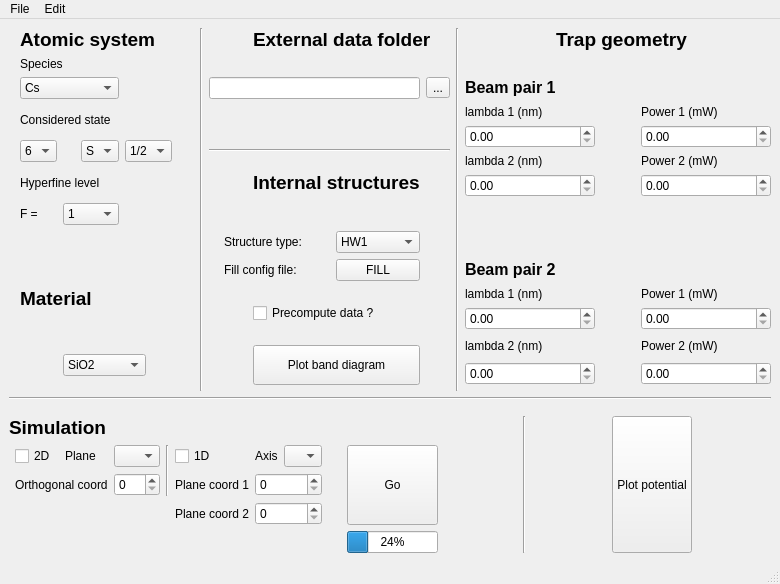
<?xml version="1.0" encoding="UTF-8"?>
<ui version="4.0">
 <class>MainWindow</class>
 <widget class="QMainWindow" name="MainWindow">
  <property name="windowModality">
   <enum>Qt::NonModal</enum>
  </property>
  <property name="enabled">
   <bool>true</bool>
  </property>
  <property name="geometry">
   <rect>
    <x>0</x>
    <y>0</y>
    <width>780</width>
    <height>576</height>
   </rect>
  </property>
  <property name="sizePolicy">
   <sizepolicy hsizetype="Preferred" vsizetype="Preferred">
    <horstretch>0</horstretch>
    <verstretch>0</verstretch>
   </sizepolicy>
  </property>
  <property name="windowTitle">
   <string>NanoTrap.py</string>
  </property>
  <widget class="QWidget" name="centralwidget">
   <layout class="QGridLayout" name="gridLayout_8">
    <item row="1" column="0">
     <layout class="QVBoxLayout" name="verticalLayout_2">
      <item>
       <widget class="Line" name="line">
        <property name="orientation">
         <enum>Qt::Horizontal</enum>
        </property>
       </widget>
      </item>
      <item>
       <spacer name="verticalSpacer_3">
        <property name="orientation">
         <enum>Qt::Vertical</enum>
        </property>
        <property name="sizeType">
         <enum>QSizePolicy::Minimum</enum>
        </property>
        <property name="sizeHint" stdset="0">
         <size>
          <width>20</width>
          <height>10</height>
         </size>
        </property>
       </spacer>
      </item>
      <item>
       <layout class="QHBoxLayout" name="horizontalLayout">
        <item>
         <layout class="QGridLayout" name="gridLayout_7">
          <item row="0" column="0" colspan="4">
           <widget class="QLabel" name="label_17">
            <property name="text">
             <string>&lt;html&gt;&lt;head/&gt;&lt;body&gt;&lt;p&gt;&lt;span style=&quot; font-size:14pt; font-weight:600;&quot;&gt;Simulation&lt;/span&gt;&lt;/p&gt;&lt;/body&gt;&lt;/html&gt;</string>
            </property>
           </widget>
          </item>
          <item row="1" column="3">
           <widget class="QPushButton" name="simulateButton">
            <property name="sizePolicy">
             <sizepolicy hsizetype="Expanding" vsizetype="Preferred">
              <horstretch>0</horstretch>
              <verstretch>0</verstretch>
             </sizepolicy>
            </property>
            <property name="text">
             <string>Go</string>
            </property>
           </widget>
          </item>
          <item row="1" column="1">
           <layout class="QGridLayout" name="gridLayout_6">
            <item row="0" column="2">
             <widget class="QComboBox" name="planeBox">
              <item>
               <property name="text">
                <string/>
               </property>
              </item>
              <item>
               <property name="text">
                <string>XY</string>
               </property>
              </item>
              <item>
               <property name="text">
                <string>YZ</string>
               </property>
              </item>
              <item>
               <property name="text">
                <string>ZX</string>
               </property>
              </item>
             </widget>
            </item>
            <item row="0" column="1">
             <widget class="QLabel" name="label_19">
              <property name="text">
               <string>Plane</string>
              </property>
             </widget>
            </item>
            <item row="0" column="3" rowspan="2">
             <widget class="Line" name="line_6">
              <property name="orientation">
               <enum>Qt::Vertical</enum>
              </property>
             </widget>
            </item>
            <item row="1" column="4">
             <widget class="QLabel" name="label_26">
              <property name="text">
               <string>Plane coord 1</string>
              </property>
             </widget>
            </item>
            <item row="0" column="6">
             <widget class="QComboBox" name="axisBox">
              <item>
               <property name="text">
                <string/>
               </property>
              </item>
              <item>
               <property name="text">
                <string>X</string>
               </property>
              </item>
              <item>
               <property name="text">
                <string>Y</string>
               </property>
              </item>
              <item>
               <property name="text">
                <string>Z</string>
               </property>
              </item>
             </widget>
            </item>
            <item row="0" column="4">
             <widget class="QCheckBox" name="Button1D">
              <property name="text">
               <string>1D</string>
              </property>
             </widget>
            </item>
            <item row="0" column="5">
             <widget class="QLabel" name="label_20">
              <property name="text">
               <string>Axis</string>
              </property>
             </widget>
            </item>
            <item row="0" column="0">
             <widget class="QCheckBox" name="Button2D">
              <property name="text">
               <string>2D</string>
              </property>
             </widget>
            </item>
            <item row="2" column="4">
             <widget class="QLabel" name="label_27">
              <property name="text">
               <string>Plane coord 2</string>
              </property>
             </widget>
            </item>
            <item row="1" column="5" colspan="2">
             <widget class="QSpinBox" name="coord1Box"/>
            </item>
            <item row="2" column="5" colspan="2">
             <widget class="QSpinBox" name="coord2Box"/>
            </item>
            <item row="1" column="2">
             <widget class="QSpinBox" name="orthCoord2DBox"/>
            </item>
            <item row="1" column="0" colspan="2">
             <widget class="QLabel" name="label_18">
              <property name="text">
               <string>Orthogonal coord</string>
              </property>
             </widget>
            </item>
           </layout>
          </item>
          <item row="1" column="2">
           <spacer name="horizontalSpacer_18">
            <property name="orientation">
             <enum>Qt::Horizontal</enum>
            </property>
            <property name="sizeHint" stdset="0">
             <size>
              <width>13</width>
              <height>20</height>
             </size>
            </property>
           </spacer>
          </item>
          <item row="2" column="3">
           <widget class="QProgressBar" name="progressBar">
            <property name="value">
             <number>24</number>
            </property>
           </widget>
          </item>
         </layout>
        </item>
        <item>
         <spacer name="horizontalSpacer_19">
          <property name="orientation">
           <enum>Qt::Horizontal</enum>
          </property>
          <property name="sizeHint" stdset="0">
           <size>
            <width>40</width>
            <height>20</height>
           </size>
          </property>
         </spacer>
        </item>
        <item>
         <widget class="Line" name="line_5">
          <property name="orientation">
           <enum>Qt::Vertical</enum>
          </property>
         </widget>
        </item>
        <item>
         <spacer name="horizontalSpacer_20">
          <property name="orientation">
           <enum>Qt::Horizontal</enum>
          </property>
          <property name="sizeHint" stdset="0">
           <size>
            <width>40</width>
            <height>20</height>
           </size>
          </property>
         </spacer>
        </item>
        <item>
         <layout class="QVBoxLayout" name="verticalLayout">
          <item>
           <widget class="QPushButton" name="plotPotentialButton">
            <property name="sizePolicy">
             <sizepolicy hsizetype="Preferred" vsizetype="Preferred">
              <horstretch>0</horstretch>
              <verstretch>0</verstretch>
             </sizepolicy>
            </property>
            <property name="text">
             <string>Plot potential</string>
            </property>
           </widget>
          </item>
         </layout>
        </item>
        <item>
         <spacer name="horizontalSpacer_21">
          <property name="orientation">
           <enum>Qt::Horizontal</enum>
          </property>
          <property name="sizeHint" stdset="0">
           <size>
            <width>40</width>
            <height>20</height>
           </size>
          </property>
         </spacer>
        </item>
       </layout>
      </item>
     </layout>
    </item>
    <item row="0" column="0">
     <layout class="QGridLayout" name="gridLayout_4">
      <item row="0" column="6">
       <spacer name="horizontalSpacer">
        <property name="orientation">
         <enum>Qt::Horizontal</enum>
        </property>
        <property name="sizeHint" stdset="0">
         <size>
          <width>28</width>
          <height>20</height>
         </size>
        </property>
       </spacer>
      </item>
      <item row="6" column="16" rowspan="2">
       <spacer name="verticalSpacer">
        <property name="orientation">
         <enum>Qt::Vertical</enum>
        </property>
        <property name="sizeHint" stdset="0">
         <size>
          <width>20</width>
          <height>28</height>
         </size>
        </property>
       </spacer>
      </item>
      <item row="4" column="1">
       <widget class="QComboBox" name="groundNBox">
        <item>
         <property name="text">
          <string>6</string>
         </property>
        </item>
        <item>
         <property name="text">
          <string>5</string>
         </property>
        </item>
       </widget>
      </item>
      <item row="0" column="8" colspan="2">
       <spacer name="horizontalSpacer_2">
        <property name="orientation">
         <enum>Qt::Horizontal</enum>
        </property>
        <property name="sizeHint" stdset="0">
         <size>
          <width>28</width>
          <height>20</height>
         </size>
        </property>
       </spacer>
      </item>
      <item row="5" column="1" colspan="3">
       <widget class="QLabel" name="label_6">
        <property name="text">
         <string>Hyperfine level</string>
        </property>
       </widget>
      </item>
      <item row="0" column="1" colspan="5">
       <widget class="QLabel" name="label">
        <property name="text">
         <string>&lt;html&gt;&lt;head/&gt;&lt;body&gt;&lt;p&gt;&lt;span style=&quot; font-size:14pt; font-weight:600;&quot;&gt;Atomic system&lt;/span&gt;&lt;/p&gt;&lt;/body&gt;&lt;/html&gt;</string>
        </property>
       </widget>
      </item>
      <item row="0" column="7" rowspan="12">
       <widget class="Line" name="line_2">
        <property name="orientation">
         <enum>Qt::Vertical</enum>
        </property>
       </widget>
      </item>
      <item row="0" column="10" colspan="2">
       <widget class="QLabel" name="label_25">
        <property name="text">
         <string>&lt;html&gt;&lt;head/&gt;&lt;body&gt;&lt;p&gt;&lt;span style=&quot; font-size:14pt; font-weight:600;&quot;&gt;External data folder&lt;/span&gt;&lt;/p&gt;&lt;/body&gt;&lt;/html&gt;</string>
        </property>
       </widget>
      </item>
      <item row="7" column="8" rowspan="2">
       <spacer name="horizontalSpacer_14">
        <property name="orientation">
         <enum>Qt::Horizontal</enum>
        </property>
        <property name="sizeHint" stdset="0">
         <size>
          <width>13</width>
          <height>20</height>
         </size>
        </property>
       </spacer>
      </item>
      <item row="4" column="4" colspan="2">
       <widget class="QComboBox" name="groundJBox">
        <item>
         <property name="text">
          <string>1/2</string>
         </property>
        </item>
        <item>
         <property name="text">
          <string>3/2</string>
         </property>
        </item>
       </widget>
      </item>
      <item row="0" column="0">
       <spacer name="horizontalSpacer_6">
        <property name="orientation">
         <enum>Qt::Horizontal</enum>
        </property>
        <property name="sizeHint" stdset="0">
         <size>
          <width>18</width>
          <height>20</height>
         </size>
        </property>
       </spacer>
      </item>
      <item row="5" column="8" colspan="2">
       <spacer name="horizontalSpacer_7">
        <property name="orientation">
         <enum>Qt::Horizontal</enum>
        </property>
        <property name="sizeHint" stdset="0">
         <size>
          <width>28</width>
          <height>20</height>
         </size>
        </property>
       </spacer>
      </item>
      <item row="0" column="13" rowspan="12">
       <widget class="Line" name="line_3">
        <property name="orientation">
         <enum>Qt::Vertical</enum>
        </property>
       </widget>
      </item>
      <item row="0" column="12">
       <spacer name="horizontalSpacer_3">
        <property name="orientation">
         <enum>Qt::Horizontal</enum>
        </property>
        <property name="sizeHint" stdset="0">
         <size>
          <width>18</width>
          <height>20</height>
         </size>
        </property>
       </spacer>
      </item>
      <item row="2" column="14" colspan="2">
       <widget class="QLabel" name="label_8">
        <property name="text">
         <string>&lt;html&gt;&lt;head/&gt;&lt;body&gt;&lt;p&gt;&lt;span style=&quot; font-size:12pt; font-weight:600;&quot;&gt;Beam pair 1&lt;/span&gt;&lt;/p&gt;&lt;/body&gt;&lt;/html&gt;</string>
        </property>
       </widget>
      </item>
      <item row="2" column="8" colspan="3">
       <widget class="QLineEdit" name="dataLineEdit"/>
      </item>
      <item row="1" column="1" colspan="2">
       <widget class="QLabel" name="label_4">
        <property name="text">
         <string>Species</string>
        </property>
       </widget>
      </item>
      <item row="11" column="16">
       <spacer name="verticalSpacer_2">
        <property name="orientation">
         <enum>Qt::Vertical</enum>
        </property>
        <property name="sizeHint" stdset="0">
         <size>
          <width>20</width>
          <height>13</height>
         </size>
        </property>
       </spacer>
      </item>
      <item row="3" column="14" rowspan="3" colspan="4">
       <layout class="QGridLayout" name="gridLayout">
        <item row="3" column="2">
         <widget class="QLabel" name="label_13">
          <property name="text">
           <string>Power 2 (mW)</string>
          </property>
         </widget>
        </item>
        <item row="3" column="0">
         <widget class="QLabel" name="label_14">
          <property name="text">
           <string>lambda 2 (nm)</string>
          </property>
         </widget>
        </item>
        <item row="0" column="2">
         <widget class="QLabel" name="label_11">
          <property name="text">
           <string>Power 1 (mW)</string>
          </property>
         </widget>
        </item>
        <item row="0" column="0">
         <widget class="QLabel" name="label_9">
          <property name="text">
           <string>lambda 1 (nm)</string>
          </property>
         </widget>
        </item>
        <item row="1" column="0">
         <widget class="QDoubleSpinBox" name="lambda1pair1">
          <property name="maximum">
           <double>1500.000000000000000</double>
          </property>
         </widget>
        </item>
        <item row="5" column="0">
         <widget class="QDoubleSpinBox" name="lambda2pair1">
          <property name="maximum">
           <double>1500.000000000000000</double>
          </property>
         </widget>
        </item>
        <item row="1" column="2">
         <widget class="QDoubleSpinBox" name="power1pair1"/>
        </item>
        <item row="1" column="1">
         <spacer name="horizontalSpacer_9">
          <property name="orientation">
           <enum>Qt::Horizontal</enum>
          </property>
          <property name="sizeType">
           <enum>QSizePolicy::Fixed</enum>
          </property>
          <property name="sizeHint" stdset="0">
           <size>
            <width>40</width>
            <height>20</height>
           </size>
          </property>
         </spacer>
        </item>
        <item row="5" column="2">
         <widget class="QDoubleSpinBox" name="power2pair1"/>
        </item>
       </layout>
      </item>
      <item row="9" column="10">
       <widget class="QCheckBox" name="precomputeButton">
        <property name="text">
         <string>Precompute data ?</string>
        </property>
       </widget>
      </item>
      <item row="5" column="10">
       <widget class="QLabel" name="label_24">
        <property name="text">
         <string>&lt;html&gt;&lt;head/&gt;&lt;body&gt;&lt;p&gt;&lt;span style=&quot; font-size:14pt; font-weight:600;&quot;&gt;Internal structures&lt;/span&gt;&lt;/p&gt;&lt;/body&gt;&lt;/html&gt;</string>
        </property>
       </widget>
      </item>
      <item row="3" column="1" colspan="3">
       <widget class="QLabel" name="label_5">
        <property name="text">
         <string>Considered state</string>
        </property>
       </widget>
      </item>
      <item row="0" column="15" colspan="2">
       <widget class="QLabel" name="label_3">
        <property name="text">
         <string>&lt;html&gt;&lt;head/&gt;&lt;body&gt;&lt;p&gt;&lt;span style=&quot; font-size:14pt; font-weight:600;&quot;&gt;Trap geometry&lt;/span&gt;&lt;/p&gt;&lt;/body&gt;&lt;/html&gt;</string>
        </property>
       </widget>
      </item>
      <item row="2" column="11" colspan="2">
       <widget class="QToolButton" name="loadDataButton">
        <property name="text">
         <string>...</string>
        </property>
       </widget>
      </item>
      <item row="2" column="1" colspan="3">
       <widget class="QComboBox" name="speciesBox">
        <item>
         <property name="text">
          <string>Cs</string>
         </property>
        </item>
        <item>
         <property name="text">
          <string>Rb</string>
         </property>
        </item>
       </widget>
      </item>
      <item row="4" column="8" colspan="5">
       <widget class="Line" name="line_4">
        <property name="orientation">
         <enum>Qt::Horizontal</enum>
        </property>
       </widget>
      </item>
      <item row="10" column="0" colspan="2">
       <spacer name="horizontalSpacer_11">
        <property name="orientation">
         <enum>Qt::Horizontal</enum>
        </property>
        <property name="sizeHint" stdset="0">
         <size>
          <width>40</width>
          <height>20</height>
         </size>
        </property>
       </spacer>
      </item>
      <item row="10" column="5" colspan="2">
       <spacer name="horizontalSpacer_12">
        <property name="orientation">
         <enum>Qt::Horizontal</enum>
        </property>
        <property name="sizeHint" stdset="0">
         <size>
          <width>40</width>
          <height>20</height>
         </size>
        </property>
       </spacer>
      </item>
      <item row="4" column="3">
       <widget class="QComboBox" name="groundLBox">
        <item>
         <property name="text">
          <string>S</string>
         </property>
        </item>
        <item>
         <property name="text">
          <string>P</string>
         </property>
        </item>
       </widget>
      </item>
      <item row="5" column="11" colspan="2">
       <spacer name="horizontalSpacer_8">
        <property name="orientation">
         <enum>Qt::Horizontal</enum>
        </property>
        <property name="sizeHint" stdset="0">
         <size>
          <width>28</width>
          <height>20</height>
         </size>
        </property>
       </spacer>
      </item>
      <item row="0" column="17">
       <spacer name="horizontalSpacer_5">
        <property name="orientation">
         <enum>Qt::Horizontal</enum>
        </property>
        <property name="sizeHint" stdset="0">
         <size>
          <width>40</width>
          <height>20</height>
         </size>
        </property>
       </spacer>
      </item>
      <item row="0" column="14">
       <spacer name="horizontalSpacer_4">
        <property name="orientation">
         <enum>Qt::Horizontal</enum>
        </property>
        <property name="sizeHint" stdset="0">
         <size>
          <width>40</width>
          <height>20</height>
         </size>
        </property>
       </spacer>
      </item>
      <item row="7" column="12" rowspan="2">
       <spacer name="horizontalSpacer_15">
        <property name="orientation">
         <enum>Qt::Horizontal</enum>
        </property>
        <property name="sizeHint" stdset="0">
         <size>
          <width>13</width>
          <height>20</height>
         </size>
        </property>
       </spacer>
      </item>
      <item row="8" column="14" colspan="3">
       <widget class="QLabel" name="label_15">
        <property name="text">
         <string>&lt;html&gt;&lt;head/&gt;&lt;body&gt;&lt;p&gt;&lt;span style=&quot; font-size:12pt; font-weight:600;&quot;&gt;Beam pair 2&lt;/span&gt;&lt;/p&gt;&lt;/body&gt;&lt;/html&gt;</string>
        </property>
       </widget>
      </item>
      <item row="7" column="9" rowspan="2" colspan="2">
       <layout class="QGridLayout" name="gridLayout_3">
        <item row="0" column="0">
         <widget class="QLabel" name="label_7">
          <property name="text">
           <string>Structure type:</string>
          </property>
         </widget>
        </item>
        <item row="0" column="1" rowspan="2">
         <spacer name="horizontalSpacer_13">
          <property name="orientation">
           <enum>Qt::Horizontal</enum>
          </property>
          <property name="sizeHint" stdset="0">
           <size>
            <width>40</width>
            <height>20</height>
           </size>
          </property>
         </spacer>
        </item>
        <item row="0" column="2">
         <widget class="QComboBox" name="structTypeBox">
          <item>
           <property name="text">
            <string>HW1</string>
           </property>
          </item>
          <item>
           <property name="text">
            <string>Nanofibre</string>
           </property>
          </item>
          <item>
           <property name="text">
            <string>W1</string>
           </property>
          </item>
         </widget>
        </item>
        <item row="1" column="0">
         <widget class="QLabel" name="label_16">
          <property name="text">
           <string>Fill config file:</string>
          </property>
         </widget>
        </item>
        <item row="1" column="2">
         <widget class="QPushButton" name="fillConfigButton">
          <property name="text">
           <string>FILL</string>
          </property>
         </widget>
        </item>
       </layout>
      </item>
      <item row="8" column="1" rowspan="2" colspan="5">
       <widget class="QLabel" name="label_23">
        <property name="text">
         <string>&lt;html&gt;&lt;head/&gt;&lt;body&gt;&lt;p&gt;&lt;span style=&quot; font-size:14pt; font-weight:600;&quot;&gt;Material&lt;/span&gt;&lt;/p&gt;&lt;/body&gt;&lt;/html&gt;</string>
        </property>
       </widget>
      </item>
      <item row="9" column="14" rowspan="2" colspan="4">
       <layout class="QGridLayout" name="gridLayout_2">
        <item row="0" column="0">
         <widget class="QLabel" name="label_10">
          <property name="text">
           <string>lambda 1 (nm)</string>
          </property>
         </widget>
        </item>
        <item row="0" column="2">
         <widget class="QLabel" name="label_12">
          <property name="text">
           <string>Power 1 (mW)</string>
          </property>
         </widget>
        </item>
        <item row="2" column="0">
         <widget class="QLabel" name="label_22">
          <property name="text">
           <string>lambda 2 (nm)</string>
          </property>
         </widget>
        </item>
        <item row="2" column="1">
         <spacer name="horizontalSpacer_10">
          <property name="orientation">
           <enum>Qt::Horizontal</enum>
          </property>
          <property name="sizeType">
           <enum>QSizePolicy::Fixed</enum>
          </property>
          <property name="sizeHint" stdset="0">
           <size>
            <width>40</width>
            <height>20</height>
           </size>
          </property>
         </spacer>
        </item>
        <item row="2" column="2">
         <widget class="QLabel" name="label_21">
          <property name="text">
           <string>Power 2 (mW)</string>
          </property>
         </widget>
        </item>
        <item row="1" column="0">
         <widget class="QDoubleSpinBox" name="lambda1pair2">
          <property name="maximum">
           <double>1500.000000000000000</double>
          </property>
         </widget>
        </item>
        <item row="3" column="0">
         <widget class="QDoubleSpinBox" name="lambda2pair2">
          <property name="maximum">
           <double>1500.000000000000000</double>
          </property>
         </widget>
        </item>
        <item row="1" column="2">
         <widget class="QDoubleSpinBox" name="power1pair2"/>
        </item>
        <item row="3" column="2">
         <widget class="QDoubleSpinBox" name="power2pair2"/>
        </item>
       </layout>
      </item>
      <item row="10" column="2" colspan="3">
       <widget class="QComboBox" name="materialBox">
        <item>
         <property name="text">
          <string>SiO2</string>
         </property>
        </item>
        <item>
         <property name="text">
          <string>GaInP</string>
         </property>
        </item>
        <item>
         <property name="text">
          <string>SiN</string>
         </property>
        </item>
        <item>
         <property name="text">
          <string>Air</string>
         </property>
        </item>
       </widget>
      </item>
      <item row="6" column="1">
       <widget class="QLabel" name="label_2">
        <property name="text">
         <string>F = </string>
        </property>
       </widget>
      </item>
      <item row="6" column="2" colspan="2">
       <widget class="QComboBox" name="hyperfineBox">
        <item>
         <property name="text">
          <string>1</string>
         </property>
        </item>
        <item>
         <property name="text">
          <string>2</string>
         </property>
        </item>
        <item>
         <property name="text">
          <string>3</string>
         </property>
        </item>
        <item>
         <property name="text">
          <string>4</string>
         </property>
        </item>
        <item>
         <property name="text">
          <string>5</string>
         </property>
        </item>
       </widget>
      </item>
      <item row="10" column="10">
       <widget class="QPushButton" name="plotBDButton">
        <property name="sizePolicy">
         <sizepolicy hsizetype="Preferred" vsizetype="Preferred">
          <horstretch>0</horstretch>
          <verstretch>0</verstretch>
         </sizepolicy>
        </property>
        <property name="text">
         <string>Plot band diagram</string>
        </property>
       </widget>
      </item>
     </layout>
    </item>
   </layout>
  </widget>
  <widget class="QMenuBar" name="menubar">
   <property name="geometry">
    <rect>
     <x>0</x>
     <y>0</y>
     <width>780</width>
     <height>21</height>
    </rect>
   </property>
   <widget class="QMenu" name="menuFile">
    <property name="title">
     <string>File</string>
    </property>
    <addaction name="actionAbout"/>
    <addaction name="action_Quit"/>
   </widget>
   <widget class="QMenu" name="menuEdit">
    <property name="title">
     <string>Edit</string>
    </property>
   </widget>
   <addaction name="menuFile"/>
   <addaction name="menuEdit"/>
  </widget>
  <widget class="QStatusBar" name="statusbar"/>
  <action name="action_Quit">
   <property name="text">
    <string>&amp;Quit</string>
   </property>
   <property name="shortcut">
    <string>Ctrl+Q</string>
   </property>
  </action>
  <action name="actionAbout">
   <property name="text">
    <string>About</string>
   </property>
  </action>
 </widget>
 <resources/>
 <connections/>
</ui>
